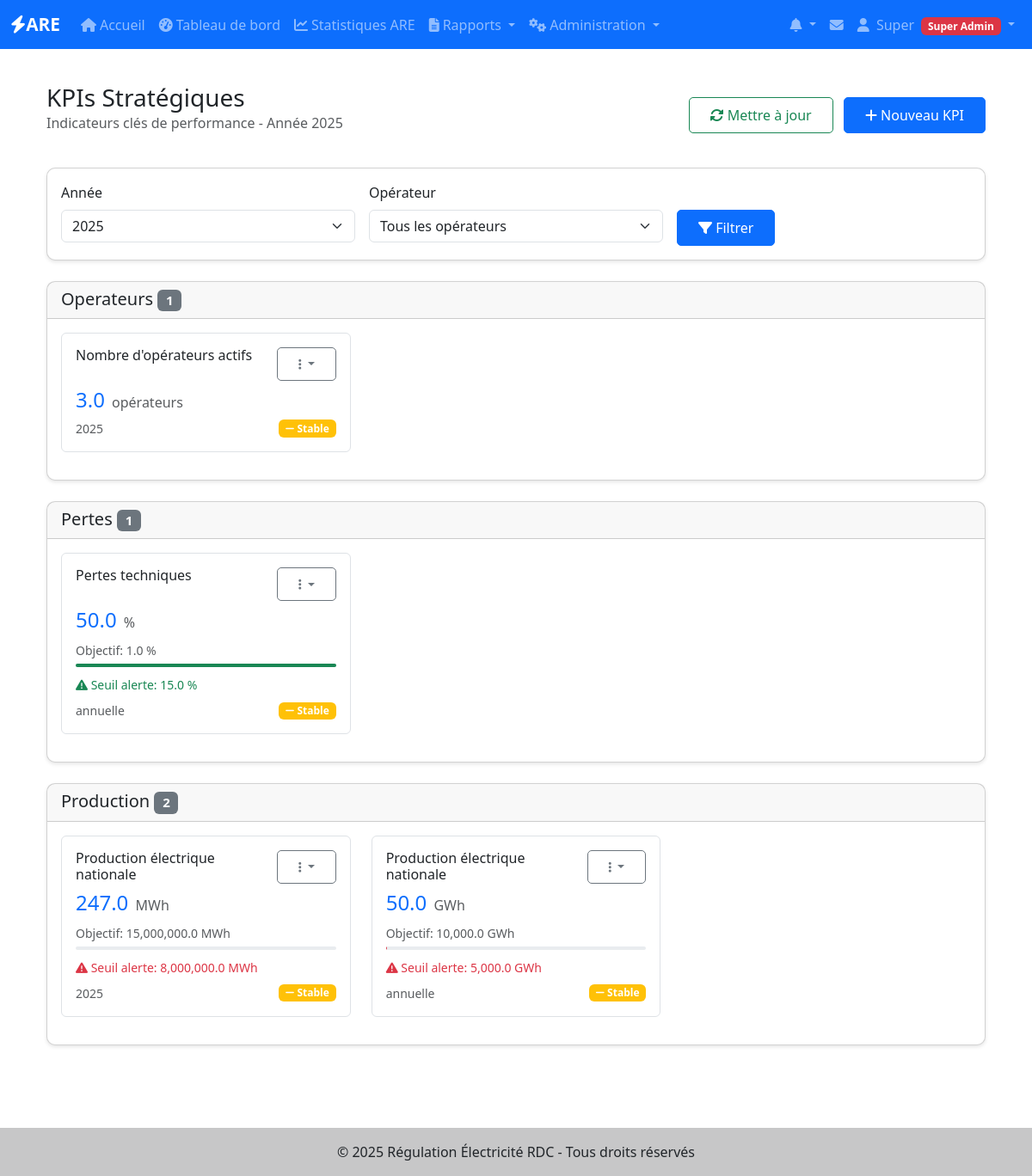
Screenshot of /are/dashboard/kpis (signed in) with the database file from the repository.
### app/models/utilisateurs.py (models this page shows, shortened)
class User(UserMixin, BaseModel):
    __tablename__ = 'users'
    username = db.Column(db.String(80), unique=True, nullable=False, index=True)
    email = db.Column(db.String(120), unique=True, nullable=False, index=True)
    password_hash = db.Column(db.String(128), nullable=False)
    nom = db.Column(db.String(100))
    prenom = db.Column(db.String(100))
    role = db.Column(db.Enum('super_admin', 'admin_operateur', 'utilisateur_operateur'),
                    default='utilisateur_operateur', nullable=False)
    operateur_id = db.Column(db.Integer, db.ForeignKey('operateurs.id'), nullable=True)
    is_active = db.Column(db.Boolean, default=True, nullable=False)
    telephone = db.Column(db.String(20))
    derniere_connexion = db.Column(db.DateTime)
    operateur = db.relationship('Operateur', backref='users', lazy=True)
    def is_super_admin(self):
        return self.role == 'super_admin'
    def has_permission(self, permission):
        permissions = {
            'super_admin': ['create_operateur', 'edit_operateur', 'delete_operateur',
                           'create_user', 'edit_user', 'delete_user', 'view_all_reports'],
            'admin_operateur': ['edit_own_operateur', 'create_user_operateur',
                               'edit_user_operateur', 'view_own_reports', 'create_reports'],
            'utilisateur_operateur': ['view_own_reports', 'create_reports', 'edit_own_reports']
        }
        return permission in permissions.get(self.role, [])

### app/models/dashboard_are.py (models this page shows, shortened)
class KPIStrategic(BaseModel):
    __tablename__ = 'kpi_strategic'
    code = db.Column(db.String(50), nullable=False)
    nom = db.Column(db.String(200), nullable=False)
    description = db.Column(db.Text)
    valeur = db.Column(db.Float, nullable=False)
    unite = db.Column(db.String(50), nullable=False)
    periode = db.Column(db.String(20), nullable=False)  # 2024-Q1, 2024-01, 2024
    annee = db.Column(db.Integer, nullable=False)
    tendance = db.Column(db.Enum(TendanceKPI), nullable=False, default=TendanceKPI.STABLE)
    evolution_pourcentage = db.Column(db.Float)  # % d'évolution par rapport à la période précédente
    objectif = db.Column(db.Float)  # Valeur objectif
    seuil_alerte = db.Column(db.Float)  # Seuil déclenchant une alerte
    source_donnees = db.Column(db.String(200))
    operateur_id = db.Column(db.Integer, db.ForeignKey('operateurs.id'), nullable=True)
    operateur = db.relationship('Operateur', backref='kpis_strategiques', lazy=True)
    __table_args__ = (
        db.UniqueConstraint('code', 'annee', 'operateur_id', name='uq_kpi_code_annee_operateur'),
    )

### app/are/dashboard/routes.py (the view)
@dashboard_bp.route('/kpis')
@login_required
@admin_required
def kpis():
    form = FiltreTableauBordForm()
    annee = request.args.get('annee', datetime.now().year, type=int)
    operateur_id = request.args.get('operateur_id', type=int)
    kpis_query = KPIStrategic.query.filter_by(annee=annee, actif=True)
    if operateur_id:
        kpis_query = kpis_query.filter_by(operateur_id=operateur_id)
    kpis = kpis_query.order_by(KPIStrategic.code).all()
    kpis_groupes = {}
    for kpi in kpis:
        prefix = kpi.code.split('_')[0]
        if prefix not in kpis_groupes:
            kpis_groupes[prefix] = []
        kpis_groupes[prefix].append(kpi)
    indicateurs = IndicateurSectoriel.query.filter_by(annee=annee, actif=True)
    if operateur_id:
        indicateurs = indicateurs.filter_by(operateur_id=operateur_id)
    indicateurs = indicateurs.all()
    indicateurs_groupes = {}
    for ind in indicateurs:
        cat = ind.categorie.value
        if cat not in indicateurs_groupes:
            indicateurs_groupes[cat] = []
        indicateurs_groupes[cat].append(ind)
    return render_template('are/dashboard/kpis.html',
                         form=form,
                         kpis_groupes=kpis_groupes,
                         indicateurs_groupes=indicateurs_groupes,
                         annee=annee,
                         operateur_id=operateur_id)

### app/utils/permissions.py (called while the page is built)
def get_dashboard_are_operateurs_choices():
    from app.models.operateurs import Operateur
    if hasattr(current_user, 'is_super_admin') and current_user.is_super_admin():
        operateurs = Operateur.query.filter_by(actif=True).all()
        choices = [('', 'Tous les opérateurs')] + [(op.id, op.nom) for op in operateurs]
        return choices
    if hasattr(current_user, 'operateur_id') and current_user.operateur_id and current_user.operateur:
        return [(current_user.operateur_id, current_user.operateur.nom)]
    return []

### app/templates/are/dashboard/kpis.html (shortened to what this page needs)
{% extends "base.html" %}
{% block content %}
<div class="container-fluid">
    <div class="row mb-4">
        <div class="col-12">
            <div class="d-flex justify-content-between align-items-center">
                <div>
                    <h1 class="h3 mb-0">KPIs Stratégiques</h1>
                    <p class="text-muted">Indicateurs clés de performance - Année {{ annee }}</p>
                </div>
                <div>
                    <button type="button" class="btn btn-outline-success me-2" onclick="mettreAJourKPIs()">
                        <i class="fas fa-sync-alt"></i> Mettre à jour
                    </button>
                    <a href="{{ url_for('are_dashboard.nouveau_kpi') }}" class="btn btn-primary">
                        <i class="fas fa-plus"></i> Nouveau KPI
                    </a>
                </div>
            </div>
        </div>
    </div>
    <div class="row mb-4">
        <div class="col-12">
            <div class="card">
                <div class="card-body">
                    <form method="GET" class="row g-3">
                        <div class="col-md-4">
                            {{ form.annee.label(class="form-label") }}
                            {{ form.annee(class="form-select") }}
                        </div>
                        <div class="col-md-4">
                            {{ form.operateur_id.label(class="form-label") }}
                            {{ form.operateur_id(class="form-select") }}
                        </div>
                        <div class="col-md-4">
                            <label class="form-label">&nbsp;</label>
                            <div>
                                <button type="submit" class="btn btn-primary">
                                    <i class="fas fa-filter"></i> Filtrer
                                </button>
                            </div>
                        </div>
                    </form>
                </div>
            </div>
        </div>
    </div>
    {% if kpis_groupes %}
        {% for groupe, kpis in kpis_groupes.items() %}
        <div class="card mb-4">
            <div class="card-header">
                <h5 class="mb-0">
                    {{ groupe.replace('_', ' ').title() }}
                    <span class="badge bg-secondary">{{ kpis|length }}</span>
                </h5>
            </div>
            <div class="card-body">
                <div class="row">
                    {% for kpi in kpis %}
                    <div class="col-lg-4 col-md-6 mb-3">
                        <div class="border rounded p-3 h-100">
                            <div class="d-flex justify-content-between align-items-start mb-2">
                                <h6 class="mb-0">{{ kpi.nom }}</h6>
                                <div class="dropdown">
                                    <button class="btn btn-sm btn-outline-secondary dropdown-toggle" type="button" data-bs-toggle="dropdown">
                                        <i class="fas fa-ellipsis-v"></i>
                                    </button>
                                </div>
                            </div>
                            <div class="mb-2">
                                <span class="h4 text-primary">{{ "{:,.1f}".format(kpi.valeur) }}</span>
                                <span class="text-muted ms-1">{{ kpi.unite }}</span>
                            </div>
                            {% if kpi.objectif %}
                            <div class="mb-2">
                                <small class="text-muted">Objectif: {{ "{:,.1f}".format(kpi.objectif) }} {{ kpi.unite }}</small>
                                {% set progress = (kpi.valeur / kpi.objectif * 100) if kpi.objectif > 0 else 0 %}
                                <div class="progress mt-1" style="height: 4px;">
                                    <div class="progress-bar {% if progress >= 90 %}bg-success{% elif progress >= 70 %}bg-warning{% else %}bg-danger{% endif %}"
                                         style="width: {{ progress|round(1) }}%"></div>
                                </div>
                            </div>
                            {% endif %}
                            {% if kpi.seuil_alerte %}
                            <div class="mb-2">
                                <small class="{% if kpi.valeur < kpi.seuil_alerte %}text-danger{% else %}text-success{% endif %}">
                                    <i class="fas fa-exclamation-triangle"></i>
                                    Seuil alerte: {{ "{:,.1f}".format(kpi.seuil_alerte) }} {{ kpi.unite }}
                                </small>
                            </div>
                            {% endif %}
                            <div class="d-flex justify-content-between align-items-center">
                                <small class="text-muted">{{ kpi.periode }}</small>
                                {% if kpi.tendance %}
                                <span class="badge bg-{% if kpi.tendance.value == 'hausse' %}success{% elif kpi.tendance.value == 'baisse' %}danger{% else %}warning{% endif %}">
                                    {% if kpi.tendance.value == 'hausse' %}
                                        <i class="fas fa-arrow-up"></i> Hausse
                                    {% elif kpi.tendance.value == 'baisse' %}
                                        <i class="fas fa-arrow-down"></i> Baisse
                                    {% else %}
                                        <i class="fas fa-minus"></i> Stable
                                    {% endif %}
                                </span>
                                {% endif %}
                            </div>
                        </div>
                    </div>
                    {% endfor %}
                </div>
            </div>
        </div>
        {% endfor %}
    {% endif %}
</div>
{% endblock %}

### app/templates/base.html (shortened to what this page needs)
<!DOCTYPE html>
<html lang="fr">
<head>
    <link href="https://cdn.jsdelivr.net/npm/bootstrap@5.3.0/dist/css/bootstrap.min.css" rel="stylesheet">
    <link rel="stylesheet" href="https://cdnjs.cloudflare.com/ajax/libs/font-awesome/6.4.0/css/all.min.css">
    <link rel="stylesheet" href="{{ url_for('static', filename='css/style.css') }}">
</head>
<body>
    <nav class="navbar navbar-expand-lg navbar-dark bg-primary">
        <div class="container-fluid">
            <a class="navbar-brand" href="{{ url_for('main.index') }}">
                <i class="fas fa-bolt"></i>ARE
            </a>
            <div class="collapse navbar-collapse" id="navbarNav">
                <ul class="navbar-nav me-auto">
                    <li class="nav-item">
                        <a class="nav-link" href="{{ url_for('main.index') }}">
                            <i class="fas fa-home me-1"></i>Accueil
                        </a>
                    </li>
                    {% if current_user.is_authenticated %}
                    <li class="nav-item">
                        <a class="nav-link" href="{{ url_for('are_dashboard.index') }}">
                            <i class="fas fa-tachometer-alt me-1"></i>Tableau de bord
                        </a>
                    </li>
                    {% if current_user.is_super_admin() %}
                    <li class="nav-item">
                        <a class="nav-link" href="{{ url_for('are_dashboard.statistiques') }}">
                            <i class="fas fa-chart-line me-1"></i>Statistiques ARE
                        </a>
                    </li>
                    {% endif %}
                    <li class="nav-item dropdown">
                        <a class="nav-link dropdown-toggle" href="#" id="rapportsDropdown" role="button" data-bs-toggle="dropdown">
                            <i class="fas fa-file-alt me-1"></i>Rapports
                        </a>
                    </li>
                    {% if current_user.is_super_admin() or current_user.is_admin_operateur() %}
                    <li class="nav-item dropdown">
                        <a class="nav-link dropdown-toggle" href="#" id="adminDropdown" role="button" data-bs-toggle="dropdown">
                            <i class="fas fa-cogs me-1"></i>Administration
                        </a>
                    </li>
                    {% endif %}
                    {% endif %}
                </ul>
                <ul class="navbar-nav">
                    {% if current_user.is_authenticated %}
                    {% from 'components/notifications.html' import dropdown_notifications %}
                    {{ dropdown_notifications() }}
                    <li class="nav-item dropdown">
                        <a class="nav-link position-relative" href="{{ url_for('notifications.messages') }}" title="Messagerie">
                            <i class="fas fa-envelope"></i>
                        </a>
                    </li>
                    <li class="nav-item dropdown">
                        <a class="nav-link dropdown-toggle" href="#" id="userDropdown" role="button" data-bs-toggle="dropdown">
                            <i class="fas fa-user me-1"></i>
                            {{ current_user.prenom or current_user.username }}
                            {% if current_user.is_super_admin() %}
                                <span class="badge bg-danger ms-1">Super Admin</span>
                            {% elif current_user.is_admin_operateur() %}
                                <span class="badge bg-warning ms-1">Admin</span>
                            {% endif %}
                        </a>
                    </li>
                    {% endif %}
                </ul>
            </div>
        </div>
    </nav>
    <main class="container my-4">
        {% block content %}{% endblock %}
    </main>
    <footer class="bg-light text-center text-lg-start mt-5">
        <div class="text-center p-3" style="background-color: rgba(0, 0, 0, 0.2);">
            © 2025 Régulation Électricité RDC - Tous droits réservés
        </div>
    </footer>
</body>
</html>

### app/static/css/style.css (style rules this page uses)
:root { --primary-color: #0d6efd; --secondary-color: #6c757d; --success-color: #198754; --danger-color: #dc3545; --warning-color: #ffc107; --info-color: #0dcaf0; }
body { min-height: 100vh; display: flex; flex-direction: column; }
main { flex: 1; }
.navbar-brand { font-weight: bold; font-size: 1.3rem; }
.card { border-radius: 10px; box-shadow: 0 2px 4px rgba(0,0,0,0.1); transition: transform 0.2s; }
.btn { border-radius: 5px; padding: 0.5rem 1.5rem; }
.btn-primary { background-color: var(--primary-color); border-color: var(--primary-color); }
footer { margin-top: auto; }

### rows the page displays
User: prenom "Super"
KPIStrategic: nom "Nombre d'opérateurs actifs", valeur "3.0", unite "opérateurs", periode "2025", tendance "Stable"
KPIStrategic: nom "Pertes techniques", valeur "50.0", unite "%", objectif "1.0", {{ progress|round(1) }} 5000.0 (drawn), seuil_alerte "15.0", periode "annuelle", tendance "Stable"
KPIStrategic: nom "Production électrique nationale", valeur "247.0", unite "MWh", objectif "15,000,000.0", seuil_alerte "8,000,000.0", periode "2025", tendance "Stable"
KPIStrategic: nom "Production électrique nationale", valeur "50.0", unite "GWh", objectif "10,000.0", seuil_alerte "5,000.0", periode "annuelle", tendance "Stable"

### other values shown
{{ annee }} "2025"
{{ groupe.replace('_', ' ').title() }} "Operateurs" "Pertes" "Production"
{{ kpis|length }} "1" "1" "2"
